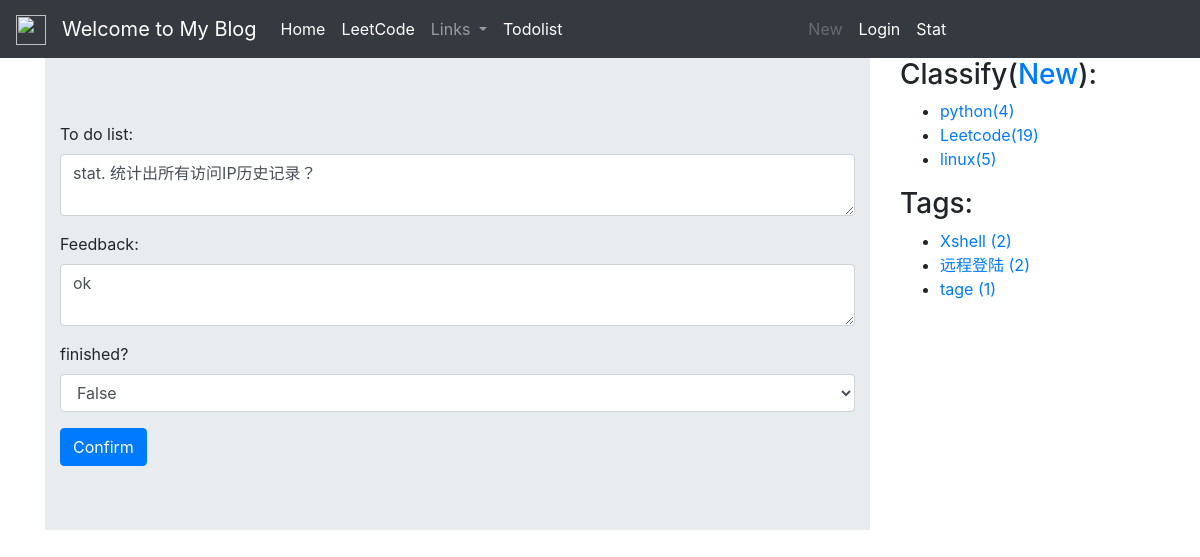
Screenshot of /record/todolist_edit/24 with the database file from the repository.
### record/models.py (models this page shows)
class Todolist(models.Model):
    created_time = models.DateTimeField(default=timezone.now)
    updated_time=models.DateTimeField(auto_now=True)
    body = models.TextField()
    feed_back=models.TextField(blank=True,default="unfinished")
    is_done = models.BooleanField(default=False)
    class Meta:
        ordering = ('-updated_time',)

### blog/models.py (models this page shows, shortened)
class BlogClassify(models.Model):
    title = models.CharField(max_length=100, blank=True)
    created = models.DateTimeField(default=timezone.now)

class Tag(models.Model):
    name = models.CharField(max_length=100)

### record/views.py (the view)
# urls.py: path('todolist_edit/<int:id>', views.todolist_edit, name='todolist_edit'),
def todolist_edit(request, id):
    todolist = Todolist.objects.get(id=id)
    if request.method == 'POST':
        todolist_post_form = TodolistForm(data=request.POST)
        if todolist_post_form.is_valid():
            todolist.body = request.POST['body']
            todolist.feed_back = request.POST['feed_back']
            if request.POST['is_done'] == 'True':
                todolist.is_done = True
            else:
                todolist.is_done = False
            todolist.save()
            return redirect("record:todolist_list")
        else:
            return HttpResponse("表单有问题")
    else:
        todolist_post_form = TodolistForm()
        if str(request.user) == 'admin':
            cur_user = True
        else:
            cur_user = False
        context = {'todolist': todolist, 'todolist_post_form': todolist_post_form,'cur_user':cur_user,}
        return render(request, 'record/update.html', context)

### record/forms.py
class TodolistForm(forms.ModelForm):
    class Meta:
        model = Todolist
        fields = ('body', 'is_done','feed_back')

### blog/templatetags/blog_extras.py (called while the page is built)
@register.inclusion_tag('blog/inclusions/_classify.html',takes_context=True)
def show_classify(context):
    classify_list = BlogClassify.objects.annotate(num_posts=Count('blog')).filter(num_posts__gt=0)
    return {
        'classify_list': classify_list,
    }

@register.inclusion_tag('blog/inclusions/_tags.html', takes_context=True)
def show_tags(context):
    tag_list = Tag.objects.annotate(num_posts=Count('blog')).filter(num_posts__gt=0)
    return {
        'tag_list': tag_list,
    }

### templates/record/update.html (shortened to what this page needs)
{% extends "base.html" %}
{% load staticfiles %}
{% block content %}
    <div class="jumbotron jumbotron-fluid">
        <div class="container">
            <form method="post" action="">
                <div class="form-group">
                    <label for="body">To do list:</label>
                    <textarea class="form-control" id="body" name="body" >{{ todolist.body }}</textarea>
                </div>
                <div class="form-group">
                    <label for="feed_back">Feedback:</label>
                    <textarea class="form-control" id="feed_back" name="feed_back" >{{ todolist.feed_back }}</textarea>
                </div>
                <div class="form-group">
                    <label for="is_done">finished?</label>
                    {% if cur_user %}
                    <select class="form-control" id="is_done" name="is_done">
                            <option value="True">True</option>
                            <option value="False">False</option>
                    </select>
                    {% else %}
                    <select class="form-control" id="is_done" name="is_done">
                            <option value="False">False</option>
                    </select>
                    {% endif %}
                    </div>
                <button type="submit" class="btn btn-primary">Confirm</button>
            </form>
        </div>
    </div>
{% endblock content %}

### templates/blog/inclusions/_classify.html
<div class="">
  <h3 class="">Classify(<a href="{% url 'blog:classify_add' %}">New</a>):</h3>
  <ul>
    {% for classify in classify_list %}
    {% if classify.title == 'Leetcode' %}
    <li>
        <a href="{% url 'blog:blog_list_leetcode' %}?classify={{ classify.id }}">{{ classify.title }}<span class="post-count">({{ classify.num_posts }})</span></a>
      </li>
    {% else %}
      <li>
        <a href="{% url 'blog:blog_list' %}?classify={{ classify.id }}">{{ classify.title }}<span class="post-count">({{ classify.num_posts }})</span></a>
      </li>
    {% endif %}
    {% empty %}
      暂无分类！
    {% endfor %}
  </ul>
</div>

### templates/blog/inclusions/_tags.html
<div class="widget widget-tag-cloud">
  <h3 class="widget-title">Tags:</h3>
  <ul>
    {% for tag in tag_list %}
      <li>
        <a href="{% url 'blog:blog_list' %}?tag={{ tag.id }}">{{ tag.name }} <span class="post-count">({{ tag.num_posts }})</span></a>
      </li>
    {% empty %}
      暂无标签！
    {% endfor %}
  </ul>
</div>

### rows the page displays
Todolist: body "stat. 统计出所有访问IP历史记录？", feed_back "ok"
BlogClassify: title "python", num_posts "4"
BlogClassify: title "Leetcode", num_posts "19"
BlogClassify: title "linux", num_posts "5"
Tag: name "Xshell", num_posts "2"
Tag: name "远程登陆", num_posts "2"
Tag: name "tage", num_posts "1"
